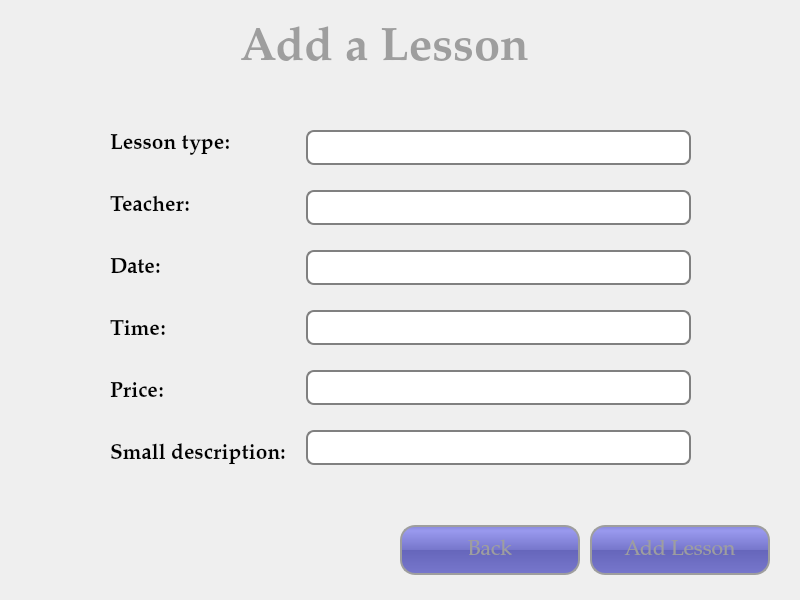
<?xml version="1.0" encoding="UTF-8"?>
<ui version="4.0">
 <class>AddLesson</class>
 <widget class="QWidget" name="AddLesson">
  <property name="geometry">
   <rect>
    <x>0</x>
    <y>0</y>
    <width>800</width>
    <height>600</height>
   </rect>
  </property>
  <property name="minimumSize">
   <size>
    <width>800</width>
    <height>600</height>
   </size>
  </property>
  <property name="maximumSize">
   <size>
    <width>800</width>
    <height>600</height>
   </size>
  </property>
  <property name="font">
   <font>
    <family>Palatino Linotype</family>
    <pointsize>18</pointsize>
   </font>
  </property>
  <property name="windowTitle">
   <string>Term Spors Complex</string>
  </property>
  <widget class="QPushButton" name="btn_back">
   <property name="geometry">
    <rect>
     <x>400</x>
     <y>525</y>
     <width>180</width>
     <height>50</height>
    </rect>
   </property>
   <property name="font">
    <font>
     <family>Palatino Linotype</family>
     <pointsize>16</pointsize>
     <underline>false</underline>
    </font>
   </property>
   <property name="cursor">
    <cursorShape>PointingHandCursor</cursorShape>
   </property>
   <property name="styleSheet">
    <string notr="true">QPushButton{
	border: 2px solid #9E9E9E;
	border-radius: 15px;
	background-color: QLinearGradient( x1: 0, y1: 0, x2: 0, y2: 1, stop: 0 #88d, stop: 0.1 #99e, stop: 0.49 #77c, stop: 0.5 #66b, stop: 1 #77c);
	color: #9E9E9E;
}
QPushButton:hover{
	color: #FFFFFF;
	background-color: #5a5a5a;
}
QPushButton:pressed{
	color: #9c2219;
}
QPushButton:checked{
	color: #2c998e;
}</string>
   </property>
   <property name="text">
    <string>Back</string>
   </property>
  </widget>
  <widget class="QPushButton" name="btn_addLesson">
   <property name="geometry">
    <rect>
     <x>590</x>
     <y>525</y>
     <width>180</width>
     <height>50</height>
    </rect>
   </property>
   <property name="font">
    <font>
     <family>Palatino Linotype</family>
     <pointsize>16</pointsize>
     <underline>false</underline>
    </font>
   </property>
   <property name="cursor">
    <cursorShape>PointingHandCursor</cursorShape>
   </property>
   <property name="styleSheet">
    <string notr="true">QPushButton{
	border: 2px solid #9E9E9E;
	border-radius: 15px;
	background-color: QLinearGradient( x1: 0, y1: 0, x2: 0, y2: 1, stop: 0 #88d, stop: 0.1 #99e, stop: 0.49 #77c, stop: 0.5 #66b, stop: 1 #77c);
	color: #9E9E9E;
}
QPushButton:hover{
	color: #FFFFFF;
	background-color: #5a5a5a;
}
QPushButton:pressed{
	color: #9c2219;
}
QPushButton:checked{
	color: #2c998e;
}</string>
   </property>
   <property name="text">
    <string>Add Lesson</string>
   </property>
  </widget>
  <widget class="QWidget" name="horizontalLayoutWidget">
   <property name="geometry">
    <rect>
     <x>110</x>
     <y>120</y>
     <width>581</width>
     <height>357</height>
    </rect>
   </property>
   <layout class="QHBoxLayout" name="horizontalLayout">
    <property name="spacing">
     <number>15</number>
    </property>
    <item>
     <layout class="QVBoxLayout" name="verticalLayout">
      <item>
       <widget class="QLabel" name="lbl_lessonType">
        <property name="font">
         <font>
          <family>Palatino Linotype</family>
          <pointsize>16</pointsize>
          <weight>75</weight>
          <bold>true</bold>
         </font>
        </property>
        <property name="text">
         <string>Lesson type:</string>
        </property>
       </widget>
      </item>
      <item>
       <widget class="QLabel" name="lbl_teacher">
        <property name="font">
         <font>
          <family>Palatino Linotype</family>
          <pointsize>16</pointsize>
          <weight>75</weight>
          <bold>true</bold>
         </font>
        </property>
        <property name="text">
         <string>Teacher:</string>
        </property>
       </widget>
      </item>
      <item>
       <widget class="QLabel" name="lbl_date">
        <property name="font">
         <font>
          <family>Palatino Linotype</family>
          <pointsize>16</pointsize>
          <weight>75</weight>
          <bold>true</bold>
         </font>
        </property>
        <property name="text">
         <string>Date:</string>
        </property>
       </widget>
      </item>
      <item>
       <widget class="QLabel" name="lbl_time">
        <property name="font">
         <font>
          <family>Palatino Linotype</family>
          <pointsize>16</pointsize>
          <weight>75</weight>
          <bold>true</bold>
         </font>
        </property>
        <property name="text">
         <string>Time:</string>
        </property>
       </widget>
      </item>
      <item>
       <widget class="QLabel" name="lbl_price">
        <property name="font">
         <font>
          <family>Palatino Linotype</family>
          <pointsize>16</pointsize>
          <weight>75</weight>
          <bold>true</bold>
         </font>
        </property>
        <property name="text">
         <string>Price:</string>
        </property>
       </widget>
      </item>
      <item>
       <widget class="QLabel" name="lbl_description">
        <property name="font">
         <font>
          <family>Palatino Linotype</family>
          <pointsize>16</pointsize>
          <weight>75</weight>
          <bold>true</bold>
         </font>
        </property>
        <property name="text">
         <string>Small description: </string>
        </property>
       </widget>
      </item>
     </layout>
    </item>
    <item>
     <layout class="QVBoxLayout" name="verticalLayout_2">
      <item>
       <widget class="QLineEdit" name="txt_lessonType">
        <property name="styleSheet">
         <string notr="true">QLineEdit {
padding: 1px;
border-style: solid;
border: 2px solid gray;
border-radius: 8px;
}</string>
        </property>
       </widget>
      </item>
      <item>
       <widget class="QLineEdit" name="txt_teacher">
        <property name="styleSheet">
         <string notr="true">QLineEdit {
padding: 1px;
border-style: solid;
border: 2px solid gray;
border-radius: 8px;
}</string>
        </property>
       </widget>
      </item>
      <item>
       <widget class="QLineEdit" name="txt_date">
        <property name="styleSheet">
         <string notr="true">QLineEdit {
padding: 1px;
border-style: solid;
border: 2px solid gray;
border-radius: 8px;
}</string>
        </property>
       </widget>
      </item>
      <item>
       <widget class="QLineEdit" name="txt_time">
        <property name="styleSheet">
         <string notr="true">QLineEdit {
padding: 1px;
border-style: solid;
border: 2px solid gray;
border-radius: 8px;
}</string>
        </property>
       </widget>
      </item>
      <item>
       <widget class="QLineEdit" name="txt_price">
        <property name="styleSheet">
         <string notr="true">QLineEdit {
padding: 1px;
border-style: solid;
border: 2px solid gray;
border-radius: 8px;
}</string>
        </property>
       </widget>
      </item>
      <item>
       <widget class="QLineEdit" name="txt_description">
        <property name="styleSheet">
         <string notr="true">QLineEdit {
padding: 1px;
border-style: solid;
border: 2px solid gray;
border-radius: 8px;
}</string>
        </property>
       </widget>
      </item>
     </layout>
    </item>
   </layout>
  </widget>
  <widget class="QLabel" name="lbl_title">
   <property name="geometry">
    <rect>
     <x>240</x>
     <y>10</y>
     <width>361</width>
     <height>80</height>
    </rect>
   </property>
   <property name="font">
    <font>
     <family>Palatino Linotype</family>
     <pointsize>35</pointsize>
     <weight>75</weight>
     <bold>true</bold>
    </font>
   </property>
   <property name="styleSheet">
    <string notr="true">color: #9E9E9E;</string>
   </property>
   <property name="text">
    <string>Add a Lesson</string>
   </property>
  </widget>
 </widget>
 <resources/>
 <connections/>
</ui>
